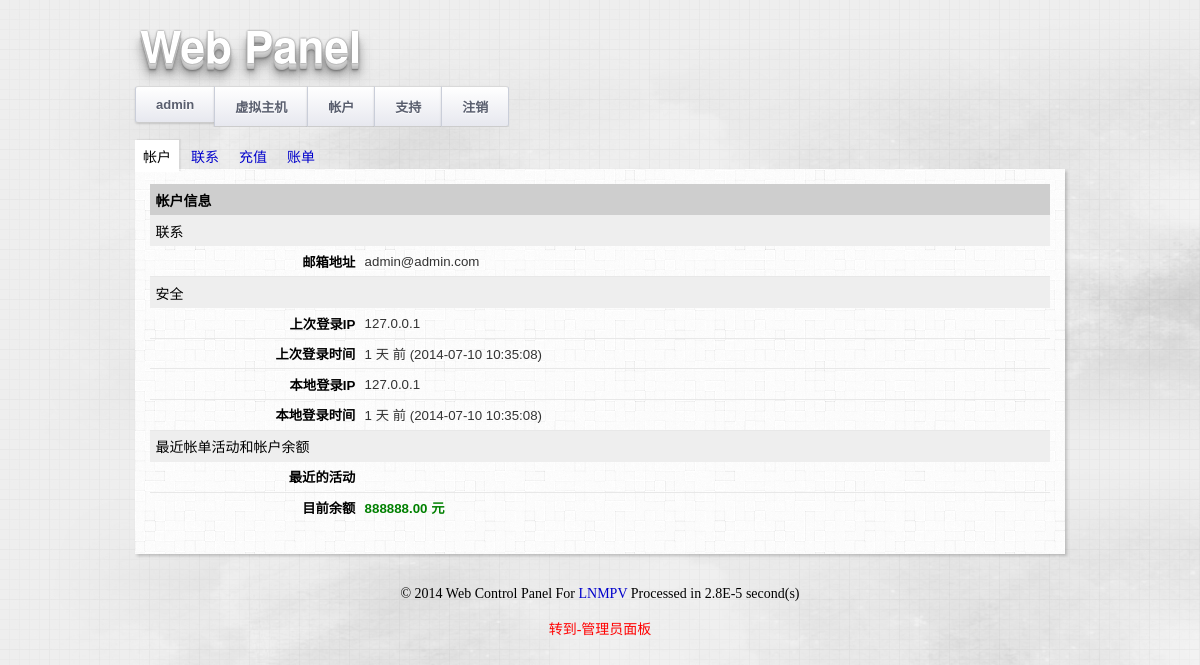
The app's page /account.php (signed in) with its own data.
### tables this page shows
CREATE TABLE IF NOT EXISTS `users_extension` (
  `UserID` int(11) NOT NULL,
  `credit` double NOT NULL,
  `companyname` varchar(255) DEFAULT NULL,
  `email` varchar(255) DEFAULT NULL,
  `firstname` varchar(255) DEFAULT NULL,
  `lastname` varchar(255) DEFAULT NULL,
  `address1` varchar(255) DEFAULT NULL,
  `address2` varchar(255) DEFAULT NULL,
  `city` varchar(255) DEFAULT NULL,
  `state` varchar(255) DEFAULT NULL,
  `zip` varchar(255) DEFAULT NULL,
  `country` varchar(255) DEFAULT NULL,
  `phone1` varchar(255) DEFAULT NULL,
  `phone2` varchar(255) DEFAULT NULL,
  `qq` varchar(255) DEFAULT NULL,
  `regdate` datetime DEFAULT NULL,
  `regip` varchar(255) DEFAULT NULL,
  `lastlogindate` datetime DEFAULT NULL,
  `lastloginip` varchar(255) DEFAULT NULL
);

### lang/zh-cn.php (called while the page is built, shortened)
<?php
$lang['access_denied'] = '访问被拒绝';
$lang['access_denied_text'] = '很抱歉，你没有足够的权限访问这个对象或执行此操作。';
$lang['access_denied_hint'] = '如果你认为这是错误的，请 <a href="support_ticket_new.php">提交Ticket</a> 联系技术支持。';
$lang['username'] = '用户名';
$lang['password'] = '密码';
$lang['input_username'] = '请输入您的用户名.';
$lang['input_password'] = '请输入您的帐户密码.';
$lang['login'] = '登录';
$lang['register'] = '注册';
$lang['cookies_must_be_enabled'] = '必须启用Cookie';
$lang['forgot_username'] = '忘记用户名';
$lang['forgot_password'] = '忘记密码';
$lang['forgot_username_hint'] = '请输入您帐户的电子邮箱地址。 我们将会通过邮件通知你任何匹配的用户名。';
$lang['forgot_password_hint'] = '请提供您的用户名。我们将向您发送一封电子邮件，其中包含进一步的说明。';
$lang['input_email'] = '请输入您的邮箱地址.';
$lang['submit'] = '提交';
$lang['back_to_login'] = '返回登陆';
$lang['my_profile'] = '我的信息';
$lang['log_out'] = '注销';
$lang['admin_panel'] = '管理员面板';
$lang['user_panel'] = '用户面板';
$lang['vhost'] = '虚拟主机';
$lang['vhosts'] = '虚拟主机';
$lang['ssh'] = 'SSH';
$lang['cdn'] = 'CDN';
$lang['dns'] = 'DNS';
$lang['users'] = '用户';
$lang['billing'] = '账单';
$lang['statistics'] = '统计';
$lang['vps'] = 'VPS';
$lang['account'] = '帐户';
$lang['support'] = '支持';
$lang['tools'] = '工具';
$lang['blog'] = '官方博客';
$lang['language'] = '语言';
$lang['save_language_setting'] = '保存语言设置';
$lang['theme'] = '主题';
$lang['save_theme_setting'] = '保存主题设置';
$lang['change_password'] = '更改密码';
$lang['new_password'] = '新密码';
$lang['email'] = '邮箱';
$lang['current_email'] = '当前邮箱';
$lang['new_email'] = '新邮箱';
$lang['change_email'] = '更改邮箱';
$lang['referrals'] = '推介';
$lang['description'] = '说明';
$lang['your_referral_url'] = '您的推介链接';
$lang['api_key'] = 'API 密钥';
$lang['generate_a_new_api_password'] = '生成一个新的API密钥';
$lang['account'] = '帐户';
$lang['contact_info'] = '联系';
$lang['make_a_payment'] = '充值';
$lang['billing_history'] = '账单';
$lang['no_contact_details'] = '您还未填写详细的联系方式，请尽快补全您的联系信息。';
$lang['account_information'] = '帐户信息';
$lang['contact'] = '联系';
$lang['address'] = '地址';
$lang['email_addr'] = '邮箱地址';
$lang['security'] = '安全';
$lang['last_login_ip'] = '上次登录IP';

### function.php (called while the page is built, shortened)
<?php
function money($n){
	return sprintf ("%01.2f", is_numeric($n)?$n:0);
}
function timediff2($begin_time,$end_time,$lang)
{
    if($begin_time < $end_time){
       $starttime = $begin_time;
       $endtime = $end_time;
    }
    else{
       $starttime = $end_time;
       $endtime = $begin_time;
    }
    $timediff = $endtime-$starttime;
    $days = intval($timediff/86400);
    $remain = $timediff%86400;
    $hours = intval($remain/3600);
    $remain = $remain%3600;
    $mins = intval($remain/60);
    $secs = $remain%60;
    $res = array("day" => $days,"hour" => $hours,"min" => $mins,"sec" => $secs);
	$time_format = '';
	if ($res['day'])
	{
		$time_format .= $res['day'].' '.$lang['datetime_day'];
	} elseif ($res['hour']) {
		$time_format .= $res['hour'].' '.$lang['datetime_hour'];
		if ($res['hour'] > 1)
			$time_format .= $lang['datetime_plural'];
	} elseif ($res['min']) {
		$time_format .= $res['min'].' '.$lang['datetime_minute'];
		if ($res['min'] > 1)
			$time_format .= $lang['datetime_plural'];
	} elseif ($res['sec']) {
		$time_format .= $res['sec'].' '.$lang['datetime_second'];
		if ($res['sec'] > 1)
			$time_format .= $lang['datetime_plural'];
	}
	if ($time_format)
		$time_format .= ' '.$lang['datetime_ago'];
	else
		$time_format = $lang['datetime_now'];
	return $time_format;
}

### account.php (the view, shortened to what this page needs)
<?php
@include_once("header.php");
@include_once("function.php");
$result = mysql_query("select * FROM users_extension WHERE UserID=".$_SESSION['UserID']);
$row = mysql_fetch_array($result);
?>
<div id="page">
	<table class="list">
		<tr>
			<th colspan="3"><?php echo $lang['account_information']; ?></th>
		</tr>
		<tr class="list_head">
			<td colspan="3"><?php echo $lang['contact']; ?></td>
		</tr>
		<tr class="list_entry">
			<td class="table_form_header"><?php echo $lang['email_addr']; ?></td>
			<td><?php echo $row['email']; ?></td>
			<td class="hint"></td>
		</tr>
		<?php if (@$_SESSION['lastloginip'] != '') { ?>
		<tr class="list_head">
			<td colspan="3"><?php echo $lang['security']; ?></td>
		</tr>
		<?php if (@$_SESSION['lastloginip'] != '') { ?>
		<tr class="list_entry">
			<td class="table_form_header"><?php echo $lang['last_login_ip']; ?></td>
			<td><?php echo @$_SESSION['lastloginip']; ?></td>
			<td class="hint"></td>
		</tr>
		<tr class="list_entry">
			<td class="table_form_header"><?php echo $lang['last_login_time']; ?></td>
			<td><?php echo @(timediff2(strtotime($_SESSION['lastlogindate']),strtotime(date("Y-m-d g:i:s a")),$lang).' ('.$_SESSION['lastlogindate'].') '); ?></td>
			<td class="hint"></td>
		</tr>
		<?php } ?>
		<tr class="list_entry">
			<td class="table_form_header"><?php echo $lang['current_login_ip']; ?></td>
			<td><?php echo $row['lastloginip']; ?></td>
			<td class="hint"></td>
		</tr>
		<tr class="list_entry">
			<td class="table_form_header"><?php echo $lang['current_login_time']; ?></td>
			<td><?php echo (timediff2(strtotime($row['lastlogindate']),strtotime(date("Y-m-d g:i:s a")),$lang).' ('.$row['lastlogindate'].') '); ?></td>
			<td class="hint"></td>
		</tr>
		<?php } ?>
		<tr class="list_head">
			<td colspan="3"><?php echo $lang['recent_billing_activity_and_account_balance']; ?></td>
		</tr>
		<tr class="list_entry">
			<td class="table_form_header"><?php echo $lang['recent_activity']; ?></td>
			<td colspan="2">
			</td>
		</tr>
		<tr class="list_entry">
			<td class="table_form_header"><?php echo $lang['current_balance']; ?></td>
			<td>
					<span style="color: green; font-weight: bold"><?php echo money($row['credit']); ?><?php echo $lang['currency_symbol']; ?></span><br>
			</td>
			<td></td>
		</tr>
	</table>
	<br>
</div>
<?php @include_once("footer.php") ?>

### css/manager.css (style rules this page uses)
@media screen and (-webkit-min-device-pixel-ratio:0) { #page { background-color:RED; } }
body { background:url(../images/container-background.jpg); color:#000; margin:0px; text-align:center; }
#page { background:url(../images/light_wool.png); text-align:left; margin:0px auto; padding:15px 15px 15px 15px; width:900px; font-family:arial,helvetica,sans-serif; font-size:15px; box-shadow:2px 2px 3px rgba(0, 0, 0, 0.2); -moz-box-shadow:2px 2px 3px rgba(0, 0, 0, 0.2); -khtml-box-shadow:2px 2px 3px rgba(0, 0, 0, 0.2); -webkit-box-shadow:2px 2px 3px rgba(0, 0, 0, 0.2); }
.list { width:100%; border-spacing:5px; border-collapse:collapse; color:#333; font-size:14px; }
.list th { background-color: #CECECE; text-align:left; color:black; padding:0.4em 0.3em 0.4em 0.4em; font-weight:700; font-size:14px; }
.list td { padding:0.4em 0.3em 0.4em 0.4em; }
.list_head { background-color:#eee; color:black; font-size:14px; font-weight:500; }
.list_entry { border-bottom:1px solid #e8e8e8; font-size:13.3px; }
.list_entry:last-child, .list_entry_alt:last-child { border-bottom:0px; }
.table_form_header { width:200px; color:#000; font-weight:bold; text-align:right; }
.hint { font-size:12px; color:#777; }

### records on screen
users_extension: email "admin@admin.com", lastloginip "127.0.0.1", lastlogindate "2014-07-10 10:35:08", credit "888888.00"

### other values on screen
$PanelName "Web"
$PanelSubName "Panel"
$_SESSION['username'] "admin"
$lang['vhosts'] "虚拟主机"
$lang['account'] "帐户"
$lang['support'] "支持"
$lang['log_out'] "注销"
$lang['contact_info'] "联系"
$lang['make_a_payment'] "充值"
$lang['billing_history'] "账单"
$lang['account_information'] "帐户信息"
$lang['contact'] "联系"
$lang['email_addr'] "邮箱地址"
$lang['security'] "安全"
$lang['last_login_ip'] "上次登录IP"
